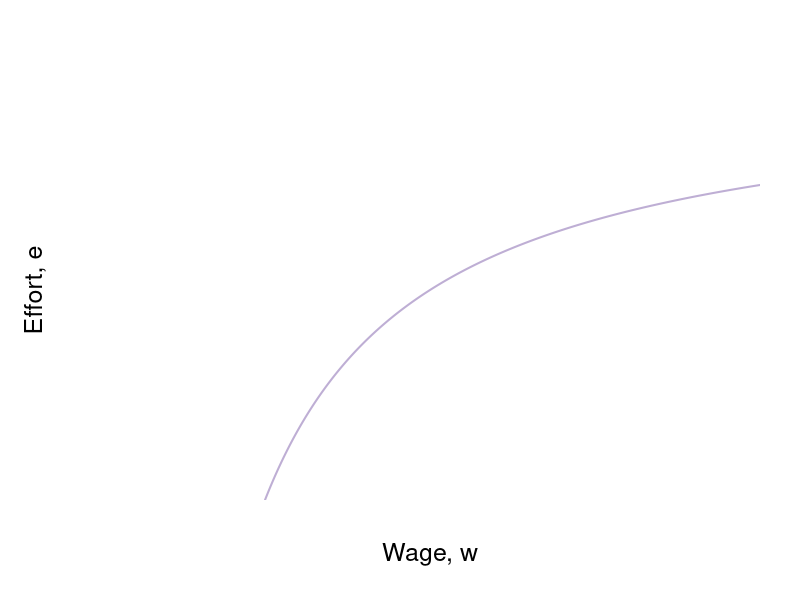

The R script that drew this image: (Note: this script raises an error after producing the figure.)
require(shape)
pdf(file = "employment/employment_brf_nash.pdf", width = 9, height = 7)

#Set parameters for graphics
axislabelsize <- 1.5
labelsize <- 1.1
graphlinewidth <- 2
segmentlinewidth <- 1.5

#The equation is below when v = 0. See Wolfram Alpha output. 
isov <- function(w, delta = 5) {
}

isovhigh1 <- function(w, delta = 5, v = 5){
  (sqrt(w^2 - 4 * delta * v) - w + 2*v)/( 2 * v )
}

isovlow1 <- function(w, delta = 5, v = 5){
  (-sqrt(w^2 - 4 * delta * v) - w + 2*v)/( 2 * v )
}

isovhigh2 <- function(w, delta = 5, v = 15){
  (sqrt(w^2 - 4 * delta * v) - w + 2*v)/( 2 * v )
}

isovlow2 <- function(w, delta = 5, v = 15){
  (-sqrt(w^2 - 4 * delta * v) - w + 2*v)/( 2 * v )
}

isovhigh3 <- function(w, delta = 5, v = 20){
  (sqrt(w^2 - 4 * delta * v) - w + 2*v)/( 2 * v )
}

isovlow3 <- function(w, delta = 5, v = 20){
  (-sqrt(w^2 - 4 * delta * v) - w + 2*v)/( 2 * v )
}

brfFn <- function(w, delta = 5) {
  1 - (2*delta) /w
}

#This is evaluated for p = 12; q = 12/(8*sqrt(12^2 - 4*delta1*v1)) - 1/8 for the slope
#At p = 12; q = (-sqrt(12^2 - 4*v1*delta1) - 12 + 2*v1)/(2*v1) = 0.799
tangencyLine <- function(w){
  (w*(0.05))
}

solowCondition <- function(w, delta = 5){
  (w*(1/(8*delta)))
}


COL <- c("#f7fcf5", "#e5f5e0", "#c7e9c0", "#a1d99b", "#74c476", "#41ab5d", "#238b45", "#005a32")
par(mar =  c(5, 5, 4, 2))
xlims <- c(0, 40)
ylims <- c(0, 1)

plot(0, 0, xlim = xlims, ylim = ylims, type = "n",
     xlab = expression(paste("Wage, ", w)),
     ylab = expression(paste("Effort, ", e)),
     xaxt = "n", 
     yaxt = "n", 
     cex.lab = axislabelsize, 
     line = 2.5,
     bty = "n", 
     xaxs="i", 
     yaxs="i")


npts <- 500 
npts2 <- 501
#Specify the sequences of points for graphing. 
xx0 <- seq(5, xlims[2], length.out = npts)
xx1 <- seq(10, xlims[2], length.out = npts)
xx2 <- seq(5, 15, length.out = npts)
xx3 <- seq(10, xlims[2], length.out = npts2)
xx4 <- seq(xlims[1], 10, length.out = npts2)
#For below, I solved sqrt(p^2 - 200) - p + 200/p = 0, getting p = 10*sqrt(2) = 14.14214
xx5 <- seq( 18.43909, xlims[2], length.out = npts2)
xx6 <- seq( 18.43909, 25, length.out = npts2)
xx7 <- seq(20, xlims[2], length.out = npts2)
xx8 <- seq(xlims[1], 25, length.out = npts2)
xx9 <- seq(xlims[1] + 0.5, xlims[2], length.out = npts2)

#Draw the lines for the graphs
#lines(xx0, isov(xx0, delta = 5), col = COL[3], lwd = graphlinewidth)
lines(xx1, brfFn(xx1), col = "#beaed4", lwd = graphlinewidth)
lines(xx9, solowCondition(xx9, delta = 5), col = COLB[4], lwd = graphlinewidth)
#lines(xx3, isovhigh1(xx3, v = 5, delta = 5), col = COL[4], lwd = graphlinewidth)
#lines(xx4, isovlow1(xx4, v = 5, delta = 5), col = COL[4], lwd = graphlinewidth)
#lines(xx5, isovhigh2(xx5, v = 17, delta = 5), col = COL[5], lwd = graphlinewidth)
#lines(xx6, isovlow2(xx6, v = 17, delta = 5), col = COL[5], lwd = graphlinewidth)
lines(xx7, isovhigh3(xx7, v = 20, delta = 5), col = COL[6], lwd = graphlinewidth)
lines(xx8, isovlow3(xx8, v = 20, delta = 5), col = COL[6], lwd = graphlinewidth)

#Customize ticks and labels for the plot
ticksy <- c(0,  0.5, 1)
#ylabels <- c(0, expression(paste(frac(1,2))), 1)
ylabels <- c(0,  expression(paste(e^N)), 1)
ticksx <- c(0, 10, 20, 40)
xlabels <- c(0, expression(paste(w == B/s)),  expression(paste(w^N)) , NA)
axis(1, at = ticksx, pos = 0, labels = xlabels)
axis(2, at = ticksy, pos = 0, labels = ylabels, las = 1)

#Annotation of the three graphs and the NE
text(5, 0.4, expression(paste("Slope of Iso-profit: ")))
text(5, 0.34, expression(paste( frac(e, w) == frac(de, dw))))
Arrows(6.8, 0.34, 12.6, 0.34,  col = "black", lty = 1, lwd = 2, arr.type = "triangle")

text(24.8, 0.05, expression(paste(v[N])))
text(35, 0.66, expression(paste("Employee's ICC, or")))
text(35, 0.62, expression(paste("Best Response Function")))
text(35, 0.58, expression(paste(e(hat(c)))))




#Lines for the coordinates of the Nash equilbrium
#segments(5, 0, 5, 1, lty = 2, col = "darkgray", lwd = 3)
#segments(10, 0, 10, 0.2, lty = 2, col = "darkgray", lwd = 2)
segments(20, 0, 20, 0.75, lty = 2, col = "darkgray", lwd = segmentlinewidth)
segments(0, 0.5, 20, 0.5, lty = 2, col = "darkgray", lwd = segmentlinewidth)
#segments(14.14214, 0.15, 14.14214, 0.45, lty = 2, col = "darkgray", lwd = 3)
text(19.5, 0.52, expression(n))
text(24.5, 0.48, expression(paste("Incomplete Contract")))
text(24.5, 0.43, expression(paste("Nash equilibrium")))

#Arrows and rent label
# 
# Arrows(15, 0.8, 10.8, 0.8,  col = "black", lty = 1, lwd = 2, arr.type = "triangle")
# text(14.8, 0.95, expression(paste("Rent at")))
# text(14.8, 0.9, expression(paste("Incomplete Contract")))
# text(14.8, 0.85, expression(paste("Nash Equilibrium")))

#Arrows and slope of iso-v label
Arrows(29, 0.15, 24, 0.15,  col = "black", lty = 1, lwd = 2, arr.type = "triangle")
text(32, 0.2, expression(paste("Slope of iso-v")))
text(32.3, 0.15, expression(paste(" = -mrs ")))
text(32, 0.08, expression(paste(" = " -frac(v[w], v[e]))))



#Add a point for the NE
points(20, 0.5, pch = 16, col = "black", cex = 1.5)

#segments(18.4, 0, 18.4, 0.75, lty = 2, col = "darkgray", lwd = 2)
#segments(0, brfFn(w = 18.4), 18.4, brfFn(w = 18.4), lty = 2, col = "darkgray", lwd = 2)
#points(18.4, brfFn(w = 18.4), pch = 16, col = "black", cex = 1.5)

#Add a point for b & complete contract NE label
#points(10, 0.5, pch = 16, col = "black", cex = 1.5)
#text(10.5, 0.47, expression(b))
# text(5, 0.58, expression(paste("Complete Contract")))
# text(5, 0.53, expression(paste("Nash equilibrium")))

#Add a point for c
#Figure out q for p = 14.14214: q = 1 - 2delta/p = 1 - (2*5)/14.14214 =  0.2928934
#points(20, 0.1839422, pch = 16, col = "black", cex = 1.5)
#text(20.8, 0.1839422, expression(c))

points(22, isovhigh3(22, v = 20, delta = 5), pch = 16, col = "black", cex = 1.5)
text(22 + 0.5, isovhigh3(22, v = 20, delta = 5) - 0.02, expression(f))
points(22, isovlow3(22, v = 20, delta = 5), pch = 16, col = "black", cex = 1.5)
text(22 + 0.5, isovlow3(22, v = 20, delta = 5) + 0.02, expression(b))

#Add a point for f. referred to in the text
#points(12, 0.82, pch = 16, col = "black", cex = 1.2)
#text(12, 0.85, expression(paste("NE")))

#Arrow to Pareto-improving Lens
#Arrows(20, 0.8, 23.8, 0.68, col = "black", lty = 1, lwd = 3)
#text(20, 0.82, expression(paste("Pareto-Improving Lens")))

dev.off()
